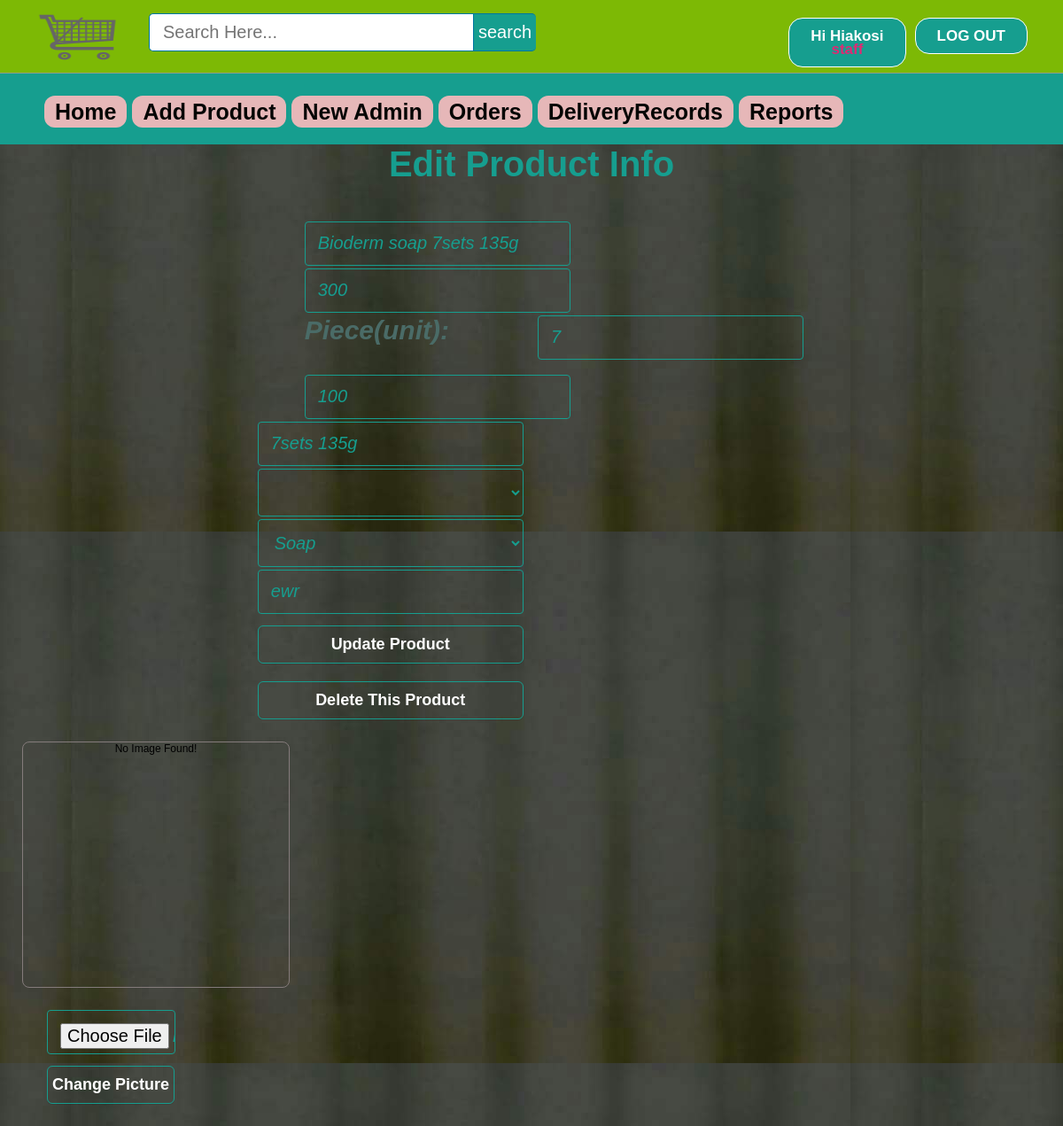
The page /admin/editproduct.php?epid=104 (signed in) on the database its author committed.
### tables this page shows
CREATE TABLE `products` (
  `id` int(11) NOT NULL,
  `pName` varchar(100) NOT NULL,
  `price` int(11) NOT NULL,
  `piece` int(11) NOT NULL,
  `description` text NOT NULL,
  `available` int(11) NOT NULL,
  `category` varchar(100) NOT NULL,
  `type` varchar(100) NOT NULL,
  `item` varchar(100) NOT NULL,
  `pCode` varchar(20) NOT NULL,
  `picture` text NOT NULL
);

### admin/editproduct.php (the view, shortened to what this page needs)
<?php include ( "../inc/connect.inc.php" ); ?>
<?php
if (!isset($_SESSION['admin_login'])) {
	$user = "";
	header("location: login.php?ono=".$epid."");
}
else {
	if (isset($_REQUEST['epid'])) {
		$epid = mysqli_real_escape_string($con,$_REQUEST['epid']);
	}else {
		header('location: index.php');
	}
	$user = $_SESSION['admin_login'];
	$result = mysqli_query($con,"SELECT * FROM admin WHERE id='$user'");
	$get_user_email = mysqli_fetch_assoc($result);
		$uname_db = $get_user_email['firstName'];
		$utype_db=$get_user_email['type'];
}
$getposts = mysqli_query($con,"SELECT * FROM products WHERE id ='$epid'") or die(mysqli_error());
	if (mysqli_num_rows($getposts)) {
		$row = mysqli_fetch_assoc($getposts);
		$pName = $row['pName'];
		$piece=$row['piece'];
		$price = $row['price'];
		$description = $row['description'];
		$picture = $row['picture'];
		$item = $row['item'];
		$itemu = ucwords($row['item']);
		$type = $row['type'];
		$typeu = ucwords($row['type']);
		$code = $row['pCode'];
		$available =$row['available'];
	}
$search_value = "";
?>
<!DOCTYPE html>
<html>
<head>
	<link rel="stylesheet" type="text/css" href="../css/style.css">
</head>
<body style="background-image: url(../image/homebackgrndimg1.jpg);">
	<div class="homepageheader">
			<div class="signinButton loginButton">
				<div class="uiloginbutton signinButton loginButton" style="margin-right: 40px;">
					<?php
						if ($user!="") {
							echo '<a style="text-decoration: none;color: #fff;" href="logout.php">LOG OUT</a>';
						}
					 ?>
				</div>
				<div class="uiloginbutton signinButton loginButton">
					<?php
						if ($user!="") {
							echo '<a style="text-decoration: none;color: #fff;" href="login.php">Hi '.$uname_db.'</br><span style="color: #de2a74">'.$utype_db.'</span></a>';
						}
						else {
							echo '<a style="text-decoration: none;color: #fff;" href="login.php">LOG IN</a>';
						}
					 ?>
				</div>
			</div>
			<div style="float: left; margin: 5px 0px 0px 23px;">
				<a href="index.php">
					<img style=" height: 75px; width: 130px;" src="../image/cart.png">
				</a>
			</div>
			<div id="srcheader">
				<form id="newsearch" method="get" action="search.php">
				        <?php
				        	echo '<input type="text" class="srctextinput" name="keywords" size="21" maxlength="120"  placeholder="Search Here..." value="'.$search_value.'"><input type="submit" value="search" class="srcbutton" >';
				         ?>
				</form>
			</div>
		</div>
		<div class="categolis">
			<table>
				<tr>
					<th>
						<a href="index.php" style="text-decoration: none;color: #040403;padding: 4px 12px;background-color: #e6b7b8;border-radius: 12px;">Home</a>
					</th>
					<th><a href="addproduct.php" style="text-decoration: none;color: #040403;padding: 4px 12px;background-color: #e6b7b8;border-radius: 12px;">Add Product</a></th>
					<th><a href="newadmin.php" style="text-decoration: none;color: #040403;padding: 4px 12px;background-color: #e6b7b8;border-radius: 12px;">New Admin</a></th>
					<th><a href="orders.php" style="text-decoration: none;color: #040403;padding: 4px 12px;background-color: #e6b7b8;border-radius: 12px;">Orders</a></th>
					<th><a href="DeliveryRecords.php" style="text-decoration: none;color:  #040403;padding: 4px 12px;background-color: #e6b7b8;border-radius: 12px;">DeliveryRecords</a></th>
					<th><a href="report.php" style="text-decoration: none;color: #040403;padding: 4px 12px;background-color: #e6b7b8;border-radius: 12px;">Reports</a></th>
				</tr>
			</table>
		</div>
	<div class="holecontainer" style=" padding-top: 20px; padding: 0 20%">
		<div class="container signupform_content ">
			<div>
				<h2 style="padding-bottom: 20px;">Edit Product Info</h2>
				<div style="float: right;">
				<?php
					echo '
						<div class="">
						<div>
							<form action="" method="POST" class="registration">
								<div class="signup_form">
									<div>
										<td >
											<input name="pname" id="first_name" placeholder="Product Name" required="required" class="first_name signupbox" type="text" size="30" value="'.$pName.'" >
										</td>
									</div>
									<div>
										<td >
											<input name="price" id="last_name" placeholder="Price" required="required" class="last_name signupbox" type="text" size="30" value="'.$price.'" >
										</td>
									</div>
									<div>
									<div class="label_content11" style="float: left;">
  											<h5>Piece(unit):</h5>
  											</div>
											<td >
											<input name="piece" style="margin-left: 100px; id="piece" required="required" class="piece signupbox" type="text" size="30" value="'.$piece.'" >
											</td>
											</div></br>
										<td>
											<input name="available" placeholder="Available Quantity" required="required" class="email signupbox" type="text" size="30" value="'.$available.'">
										</td>
									</div>
									<div>
										<td >
											<input name="descri" id="first_name" placeholder="Description" required="required" class="first_name signupbox" type="text" size="30" value="'.$description.'" >
										</td>
									</div>
									<div>
										<select name="type" required="required" style=" font-size: 20px;
										font-style: italic;margin-bottom: 3px;margin-top: 0px;padding: 14px;line-height: 25px;border-radius: 4px;border: 1px solid #169E8F;color: #169E8F;margin-left: 0;width: 300px;background-color: transparent;" class="">
											<option selected value="'.$type.'">'.$typeu.'</option>
												<option value="clothing">Clothing</option>
											</select>
									</div>
									<div>
										<td>
											<select name="item" required="required" style=" font-size: 20px;
										font-style: italic;margin-bottom: 3px;margin-top: 0px;padding: 14px;line-height: 25px;border-radius: 4px;border: 1px solid #169E8F;color: #169E8F;margin-left: 0;width: 300px;background-color: transparent;" class="">
												<option selected value="'.$item.'">'.$itemu.'</option>
											</select>
										</td>
									</div>
									<div>
										<td>
											<input name="code" id="password-1" required="required"  placeholder="Code" class="password signupbox " type="text" size="30" value="'.$code.'">
										</td>
									</div>
									<div>
										<input name="updatepro" class="uisignupbutton signupbutton" type="submit" value="Update Product">
									</div>
									<div>
										<input name="delprod" class="uisignupbutton signupbutton" type="submit" value="Delete This Product">
									</div>
									<div class="signup_error_msg">
									</div>
								</div>
						</div>
					</div>
					';
				 ?>
				</div>
			</div>
		</div>
		<div style="float: left;">
			<div>
				<?php
					echo '
						<ul style="float: left;">
							<li style="float: left; padding: 0px 25px 25px 25px;">
								<div class="home-prodlist-img prodlist-img">';
								if (file_exists('../image/product/'.$item.'/'.$picture.'')){
									echo '<img src="../image/product/'.$item.'/'.$picture.'" class="home-prodlist-imgi">';
								}else {
									echo '
									<div class="home-prodlist-imgi" style="text-align: center; padding: 0 0 6px 0;">No Image Found!</div>';
								} echo '
								</div>
							</li>
							<li>
								<form action="" method="POST" class="registration" enctype="multipart/form-data">
										<div class="signup_form">
											<div>
												<td>
													<input name="profilepic" style="width: 115px;" class="password signupbox" type="file" value="Add Picture">
												</td>
											</div>
											<div>
												<input name="updatepic" style="width: 144px;" class="uisignupbutton signupbutton" type="submit" value="Change Picture">
											</div>
											<div class="signup_error_msg">';
				?>
			</div>
		</div>
	</div>
</body>
</html>

### css/style.css (style rules this page uses)
html, body, div, span, applet, object, iframe, h1, h2, h3, h4, h5, h6, p, blockquote, pre, a, abbr, acronym, address, big, cite, code, del, dfn, em, img, ins, kbd, q, s, samp, small, strike, strong, sub, sup, tt, var, b, u, i, center, dl, dt, dd, ol, ul, li, fieldset, form, label, legend, table, caption, tbody, tfoot, thead, tr, th, td, article, aside, canvas, details, embed, figure, figcaption, footer, header, hgroup, menu, nav, output, ruby, section, summary, time, mark, audio, video { margin: 0; padding: 0; border: 0; font: inherit; vertical-align: baseline;ss box-sizing: border-box; }
body { line-height: normal; }
ol, ul { list-style: none; }
table { border-collapse: collapse; border-spacing: 0; }
* { margin: 0px; padding: 0px; }
body, button, input, label, select, td, textarea { font-family: Arial, Helvetica, tahoma,verdana,arial,sans-serif; font-size: 12px; }
body { width: 100%; position: relative; background-color: #ffffff; min-width: 1080px; }
.homepageheader { position: fixed; height: 82px; width: 100%; min-width: 980px; border-bottom: 1px solid #8E9D8E; margin: 0px; background-image: initial; background-position-x: initial; background-position-y: initial; background-size: initial; background-repeat-x: initial; background-repeat-y: initial; background-attachment: initial; background-origin: initial; background-clip: initial; background-color: #7db905;; }
.loginButton .signinButton { color: #FFFFFF; background: #169E8F; border: 1px solid #FFFFFF; cursor: pointer; display: inline-block; font-weight: bold; line-height: 15px; padding: 12px 24px; border-radius: 16px; text-align: center; text-decoration: none; float: right; margin: 20px 0px 0px 10px; font-size: 17px; }
#newsearch { float:left; padding:15px; }
.srctextinput { margin: 0px; padding: 9px 15px; font-family: Arial, Helvetica, sans-serif; font-size:20px; border:1px solid #0076a3; border-right:0px; border-top-left-radius: 5px 5px; border-bottom-left-radius: 5px 5px; width: 335px; }
.srcbutton { margin: 0; padding: 9px 5px; font-family: Arial, Helvetica, sans-serif; font-size:20px; outline: none; cursor: pointer; text-align: center; text-decoration: none; color: #ffffff; border: solid 1px #0076a3; border-right:0px; background: #169E8F; border-top-right-radius: 5px 5px; border-bottom-right-radius: 5px 5px; }
.signupform_content h2 { margin: 0px 0 0 0; padding: 0px 0px 20px 0px; font-size: 40px; color: #169E8F; font-weight: bold; text-align: center; }
.label_content11 h5 { margin: 0px 100 0 0; padding: 0px 0px 20px 0px; font-size: 30px; color: #4a6b67; font-weight: bold; text-align: left; }
.signup_form { background-image: initial; background-position-x: initial; background-position-y: initial; background-size: initial; background-repeat-x: initial; background-repeat-y: initial; background-attachment: initial; background-origin: initial; background-clip: initial; padding: 22px 53px 0 53px; color: #eeeeee; border-radius: 4px; font-style: italic; }
.signupbox { font-size: 20px; font-style: italic; margin-bottom: 3px; margin-top: 0px; padding: 14px; line-height: 25px; border-radius: 4px; border: 1px solid #169E8F; color: #169E8F; margin-left: 0; width: 270px; height: 20px; background-color: transparent; }
.signupbutton { background-color: transparent; border: 2px solid #FFFFFF; border-radius: 6px; margin: 10px 0px; }
.uisignupbutton { color: #ffffff; cursor: pointer; display: inline-block; font-size: 18px; font-weight: bold; line-height: 13px; padding: 14px 0; width: 300px; text-align: center; text-decoration: none; border-width: 2px; border: 1px solid #169E8F; box-shadow: 0 1px 0 rgba(0, 0, 0, 0.1) }
.signup_error_msg { font-weight: bold; color: #A92A2A; padding: 0px 10px 15px 10px; text-align: center; font-size: 16px; }
.home-prodlist-imgi { height: 270px; width: 300px; padding: 0px; border: 1px solid #847b7b; border-radius: 8px; }
.categolis { line-height: 1.3; font-weight: bold; color: #fff; padding: 110px 0px 20px 50px; background-color: #169e8f; text-align: center; font-size: 25px; }
.categolis table tbody tr th { padding: 0px 6px 0px 0px; }

### rows shown on the page
products: pname "Bioderm soap 7sets 135g", price "300", piece "7", available "100", descri "7sets 135g", item "Soap", code "ewr"

### other values the page prints
$uname_db "Hiakosi"
